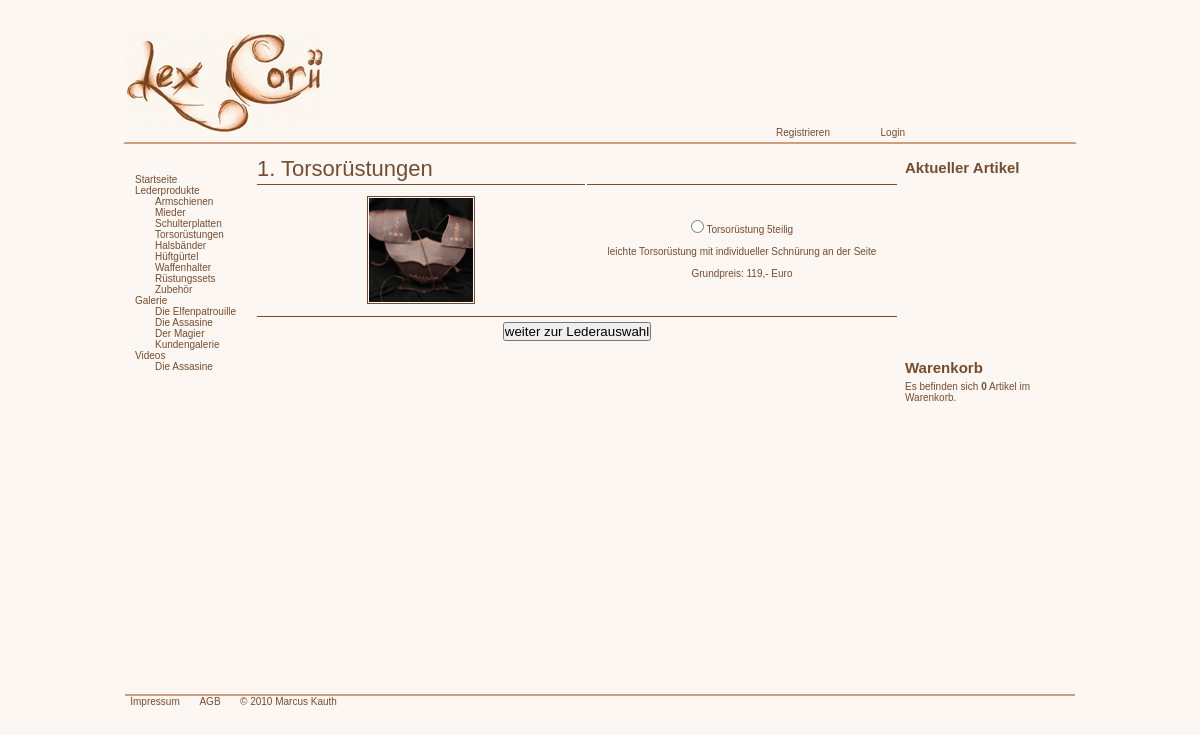
The page /torso.php on the database its author committed.
### tables this page shows
CREATE TABLE IF NOT EXISTS `artikel` (
  `aid` int(10) NOT NULL,
  `gid` int(5) DEFAULT NULL,
  `name` varchar(50) DEFAULT NULL,
  `beschreibung` text NOT NULL,
  `preis` double NOT NULL,
  `farbe` varchar(20) NOT NULL,
  `bild1` varchar(50) DEFAULT NULL,
  PRIMARY KEY (`aid`),
  KEY `gid` (`gid`)
);

### torso.php (the view, shortened to what this page needs)
<?php
    include "functions.php";
	$sth=$dbh->prepare("SELECT * FROM artikel WHERE gid = ?");
	$sth->execute (array('6'));
	$lederartikel = $sth->fetchAll(PDO::FETCH_OBJ);
	include "header.php";
?>
<table>
	<tr style="height:25px">
        <td colspan="2" style="border:0px">
            <ul class="produktnavi">
                <li style="font-size:22px; margin:0 10px 0 0"><?= '1. '.$_SESSION['link'] ?></li>
            </ul>
        </td>
    </tr>
	<form method="post">
        <?php foreach ($lederartikel as $art): ?>
        	<tr>
            	<td><a href="images/produktbilder/<?= $art->bild1 ?>.jpg" rel="lightbox"><img src="images/produktbilder/thn/<?= $art->bild1 ?>thn.jpg" alt="Produktbild" title="zum Vergr&ouml;&szlig;ern bitte klicken" class="artikelbilder1" /></a></td>
                <td>
                	<input type="radio" name="lederartikel" value="<?= $art->name ?>" /> <?= $art->name."<br /><br /><p style=\"margin:0 10px\">".$art->beschreibung."</p><br /><p>Grundpreis: ".$art->preis.",- Euro</p>" ?>
                </td>
            </tr>
         <?php $bild++;
        	endforeach ?>
    	<tr style="height:30px">
        	<td colspan="2"><input type="submit" name="weiter" value="weiter zur Lederauswahl" /></td>
		</tr>
     </form>
</table>
<?php include "footerartikel.php"; ?>

### style.css (style rules this page uses)
* { margin:0; padding:0; }
html { font-family:"Trebuchet MS", Arial, Georgia, "Times New Roman", serif; font-size:10px; background-color:#fcf7f2; color:#754c30; }
#maininbox tr { height:130px; }
#maininbox td { width:310px; border-top:1px solid #754c30; text-align:center; }
#maininbox ul { margin:0 0 0 0; }
.produktnavi li { float:left; margin:11px 10px 0 0; list-style:none; }
a { color:#754c30;; outline:none; text-decoration:none; }
a img { border:2px solid #color:#754c30;; }
.artikelbilder1 { list-style:none; float:left; height:104px; width:104px; border:1px solid #754c30; margin:0 110px; padding:1px; }
form { display:inline; }
table ul { list-style:none; }

### rows shown on the page
artikel: bild1 (picture), name "Torsorüstung 5teilig", beschreibung "leichte Torsorüstung mit individueller Schnürung an der Seite", preis "119"

### other values the page prints
$_SESSION['link'] "Torsorüstungen"
$artikelanzahl "0"
